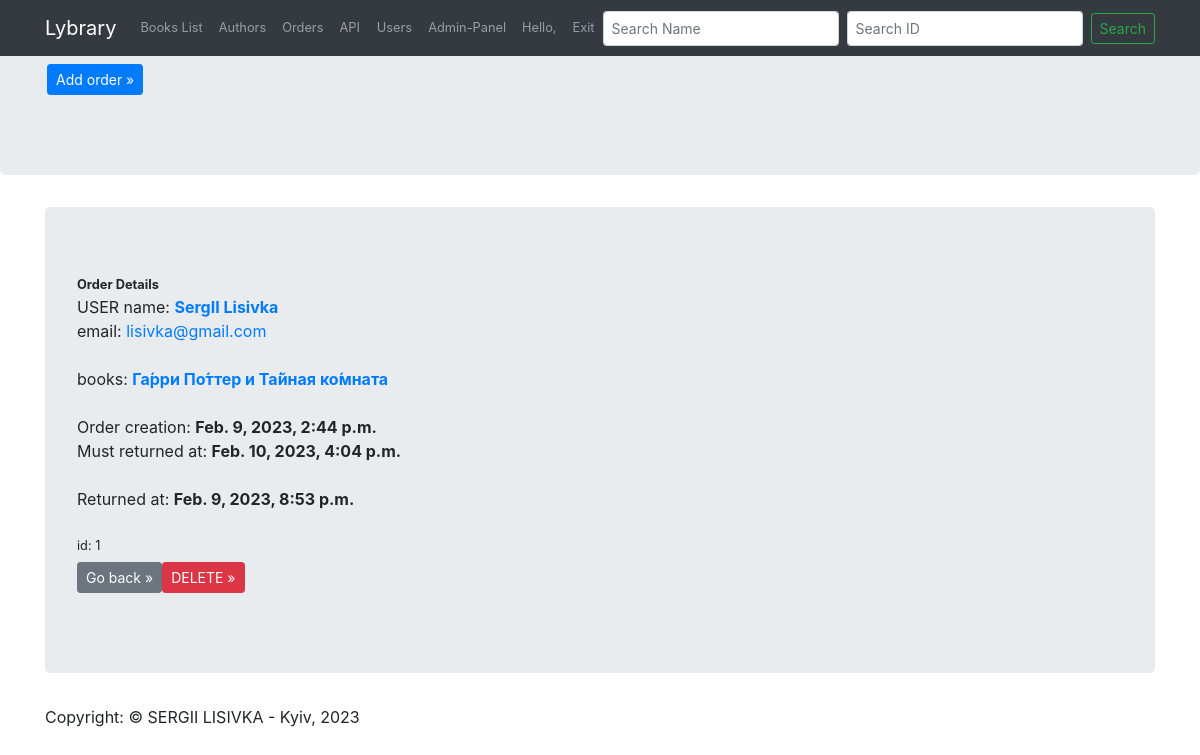
Page /orders/orders/1/ on the committed database.
### library/authentication/models.py (models this page shows, shortened)
class CustomUser(AbstractBaseUser, PermissionsMixin):
    first_name = models.CharField(max_length=20, blank=True)
    last_name = models.CharField(max_length=20, blank=True)
    middle_name = models.CharField(max_length=20, blank=True)
    email = models.CharField(max_length=100, unique=True, default=None)
    password = models.CharField(default=None, max_length=255)
    created_at = models.DateTimeField(editable=False, auto_now=datetime.datetime.now(), verbose_name="User created")
    updated_at = models.DateTimeField(auto_now=datetime.datetime.now(), verbose_name="User updated")
    role = models.IntegerField(choices=ROLE_CHOICES, default=0)
    is_active = models.BooleanField(default=False)
    is_superuser = models.BooleanField(default=False)
    is_staff = models.BooleanField(default=False)
    id = models.AutoField(primary_key=True)
    USERNAME_FIELD = 'email'
    objects = CustomUserManager()
    class Meta:
        verbose_name = 'User'
        verbose_name_plural = 'Users'

### library/book/models.py (models this page shows, shortened)
class Book(models.Model):
    name = models.CharField(blank=True, max_length=128)
    description = models.CharField(blank=True, max_length=5120)
    count = models.IntegerField(default=10)
    id = models.AutoField(primary_key=True)
    date_of_issue = models.DateField(default=None, null=True, blank=True)
    year = models.IntegerField(default=2000, blank=True)

### library/order/models.py (models this page shows, shortened)
class Order(models.Model):
    id = models.AutoField(primary_key=True)
    book = models.ForeignKey(Book, on_delete=models.CASCADE, default=None)
    user = models.ForeignKey(CustomUser, on_delete=models.CASCADE, default=None)
    created_at = models.DateTimeField(auto_now_add=True)
    end_at = models.DateTimeField(default=None, null=True, blank=True)
    plated_end_at = models.DateTimeField(default=None)

### library/order/views.py (the view)
# urls.py: path('orders/<int:order_id>/', views.order_item, name='order_item'),
def order_item(request, order_id):
    order = Order.objects.get(pk=order_id)
    context = {'user': order.user, 'book': order.book, 'created_at': order.created_at,
               'end_at': order.end_at, 'plated_end_at': order.plated_end_at, "order": order
               }
    return render(request, 'order/order_details.html', context)

### library/templates/order/order_details.html (shortened to what this page needs)
{% extends 'layout/base.html' %}
{% block content %}
<div id="logo" class="jumbotron">
    <div class="container">
        <div class="btn-group">
            <p><a class="btn btn-sm btn-primary" href="/orders/orders/create" role="button">Add order &raquo;</a></p>
        </div>
    </div>
</div>
<div class="container">
    <div id="logo" class="jumbotron">
        <small><b> Order Details</b></small><br>
        USER name: <b> <a href="{% url 'user_item' user.id %}"> {{ user.first_name }} {{ user.last_name }} </a></b><br>
        email: <a href="{% url 'user_item' user.id %}"> {{ user.email}}</a><br> <br>
        books: <b> <a href="{% url 'book_item' book.id %}"> {{ book.name }} </a></b>
        <br>
        <br>Order creation: <b>{{ order.created_at }}</b>
        <br>Must returned at: <b>{{ order.plated_end_at }}</b></br>
        <br>Returned at:
        {% if order.end_at %}
        <b>{{ order.end_at }}</b>
        {% else %}
        <br><b>Not returned!</b>
        {% endif %}
        <br>
        <br><h6><small>id: {{ order.id }}</small></h6>
        <div class="btn-group">
            <p><a class="btn btn-sm btn-secondary" href="/order" role="button">Go back &raquo;</a></p>
            {% if user.role == 1 %}
            <p><a class="btn btn-sm btn-danger" href="{% url 'delete_order' order.id %}" role="button">DELETE
                &raquo;</a></p>
            {% endif %}
        </div>
    </div>
</div>
{% endblock %}

### rows in the picture
CustomUser: first_name "SergII", last_name "Lisivka", email "lisivka@gmail.com"
Book: name "Га́рри По́ттер и Та́йная ко́мната"
Order: created_at "Feb. 9, 2023, 2:44 p.m.", plated_end_at "Feb. 10, 2023, 4:04 p.m.", end_at "Feb. 9, 2023, 8:53 p.m.", id "1"
